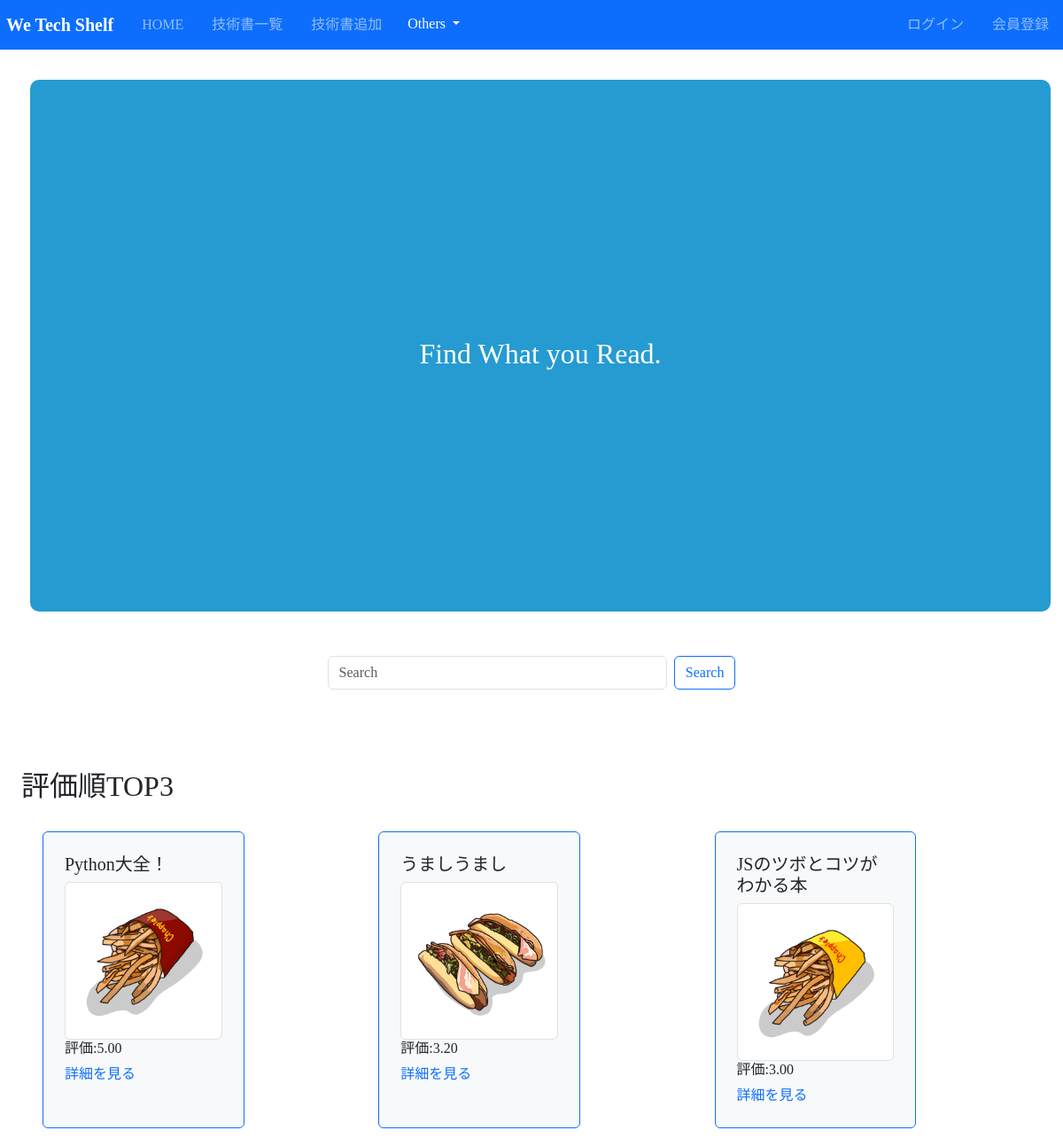
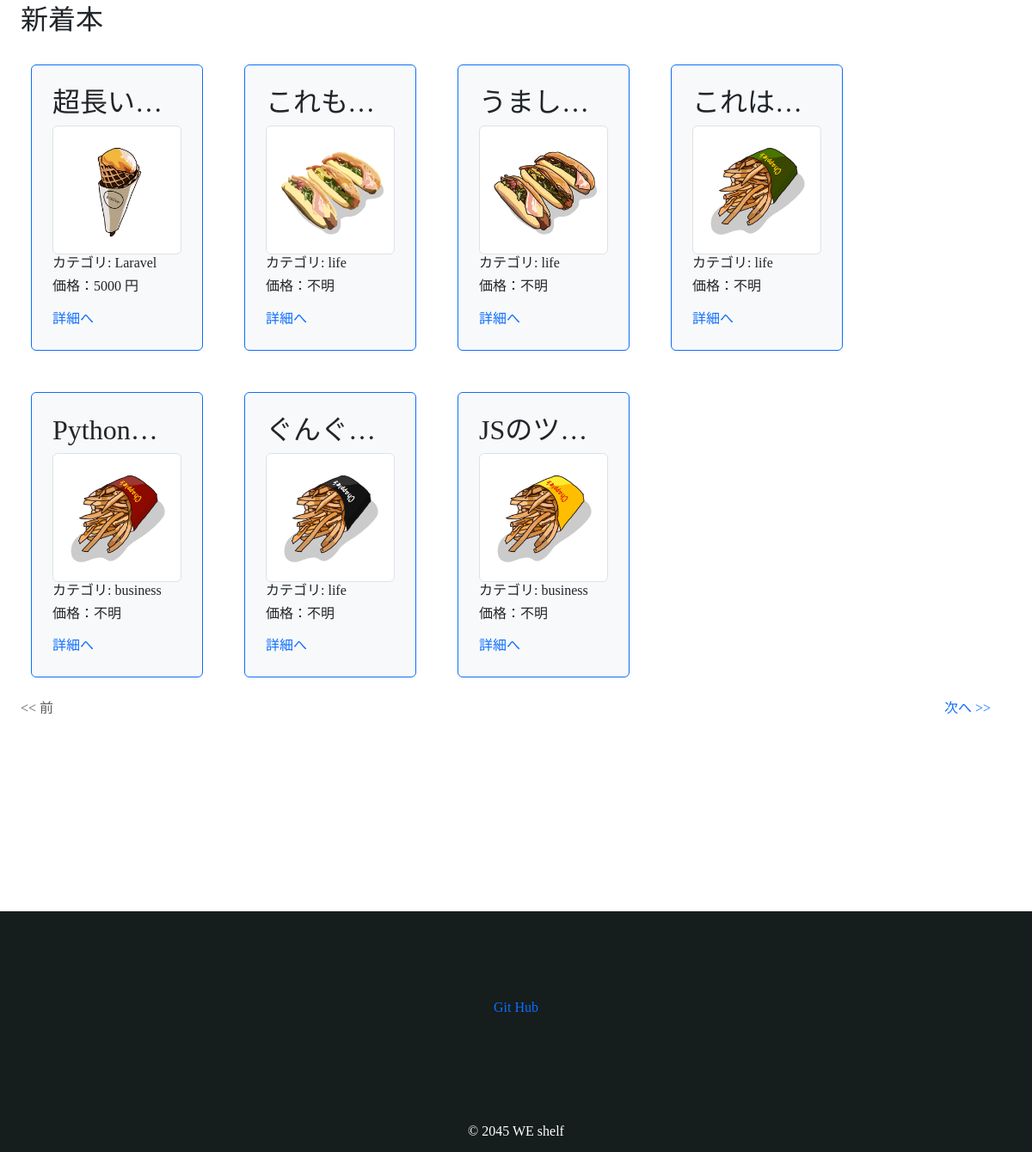
The page / on the database its author committed (2 pictures, top to bottom).
### book/models.py (models this page shows, shortened)
class Book(models.Model):
    title = models.CharField(max_length=100)
    text = models.TextField()
    thumbnail = models.ImageField(null=True, blank=True)
    category = models.CharField(max_length=100, choices=CATEGORY)
    user = models.ForeignKey('auth.User', on_delete=models.CASCADE)
    price = models.IntegerField(null=True, blank=True)
    url = models.URLField(null=True, blank=True)

### book/views.py (the view)
# urls.py: path('', views.index_view, name = 'index'),
def index_view(request):                #functionバージョン
    object_list = Book.objects.order_by('-id')  #Bookモデルのデータを最新で並べ替える
    ranking_list = Book.objects.annotate(avg_rating=Avg('review__rate')).order_by('-avg_rating')[:3]
    paginator = Paginator(ranking_list, ITEMS_PER_PAGE)
    paginator = Paginator(object_list, ITEMS_PER_PAGE)
    page_number = request.GET.get('page')
    page_obj = paginator.get_page(page_number)
    return render(request, 'book/index.html', {'object_list': object_list, 'ranking_list': ranking_list, 'page_obj':page_obj})  #index.htmlを表示する

### book/templates/book/index.html (shortened to what this page needs)
{% extends 'base.html' %}
{% block content %}
<div class="back">
    <h2>Find What you Read.</h2>
</div>
<div class="search">
    <form class="d-flex" action="{% url 'list-book' %}" method="get">
        <input name="q" class="form-control me-2" type="search" placeholder="Search" aria-label="Search">
        <button class="btn btn-outline-primary" type="submit">Search</button>
    </form>
</div>
<div class="row">
    <h2>評価順TOP3</h2>
    <div class="eva">
        {% for ranking_book in ranking_list %}
        <div class="p-4 m-4 bg-light border border-primary rounded">
            <h3 class="text-dark h5">{{ ranking_book.title }}</h3>
            <img src="{{ ranking_book.thumbnail.url }}" class="img-thumbnail" alt="thumbnail">
            <h6>評価:{{ ranking_book.avg_rating|floatformat:2 }}</h6>
            <a href="{% url 'detail-book' ranking_book.id %}">詳細を見る</a>
        </div>
        {% endfor %}
    </div>
</div>
<div class="row neworder">
    <h2>新着本</h2>
    {% for item in object_list %}
    <div class="p-4 m-4 bg-light border border-primary rounded disp1 item">
        <h2 class="text-dark text-truncate">{{ item.title }}</h2>
        <img src="{{ item.thumbnail.url }}" class="img-thumbnail" alt="thumbnail">
        <h6 >カテゴリ: {{ item.category }}</h6>
        {% if item.price == Null%}
        <h6>価格：不明</h6>
        {% else %}
        <h6>価格：{{ item.price }} 円</h6>
        {% endif %}
        <div class="mt-3">
            <a href="{% url 'detail-book' item.pk %}">詳細へ</a>
        </div>
    </div>
    {% endfor %}
    {% include 'book/components/pagination.html' %}
</div>
{% endblock content %}

### book/static/css/style.css (style rules this page uses)
body { font-family:"Yu Gothic", "游ゴシック", YuGothic, "游ゴシック体"; }
a { text-decoration: none; }
.back { width: 100%; height:600px; background-color: #259bd1; padding: 10px; margin: 10px; border-radius: 10px; }
.back h2 { color: white; text-align: center; margin-top: 280px; }
.disp1 { width: 50%; height: auto; }
.search { width : 40%; height: auto; margin: 50px auto 90px auto; }
.eva { width: 90%; height: auto; display: flex; gap: 10%; }
.neworder { width: 100%; height: auto; display: flex; flex-wrap: wrap; }
.item { flex-basis: calc(16% - 5px); width: 200px; height: auto; }

### rows shown on the page
Book: title "Python大全！", thumbnail (picture), avg_rating "5.00", title "Python…", category "business", shows "価格：不明"
Book: title "うましうまし", thumbnail (picture), avg_rating "3.20", title "うまし…", category "life", shows "価格：不明"
Book: title "JSのツボとコツがわかる本", thumbnail (picture), avg_rating "3.00", title "JSのツ…", category "business", shows "価格：不明"
Book: title "超長い…", thumbnail (picture), category "Laravel", price "5000"
Book: title "これも…", thumbnail (picture), category "life", shows "価格：不明"
Book: title "これは…", thumbnail (picture), category "life", shows "価格：不明"
Book: title "ぐんぐ…", thumbnail (picture), category "life", shows "価格：不明"
